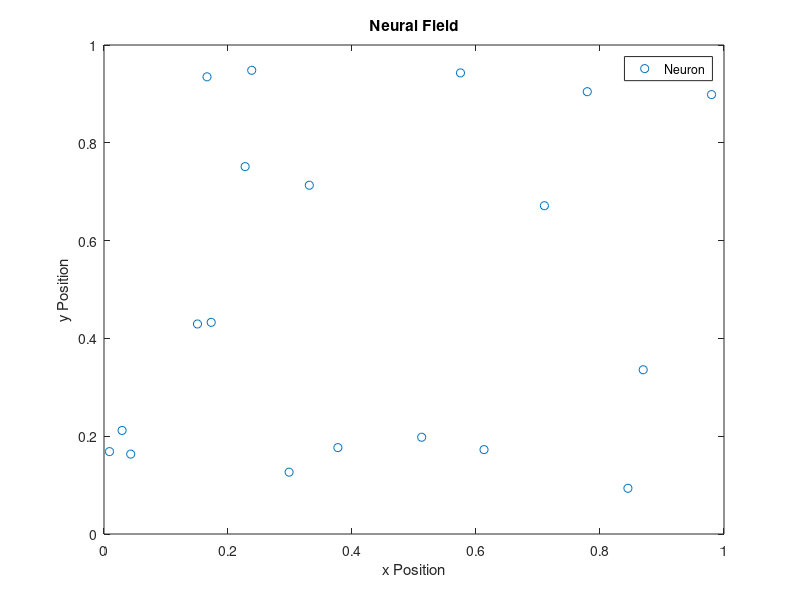
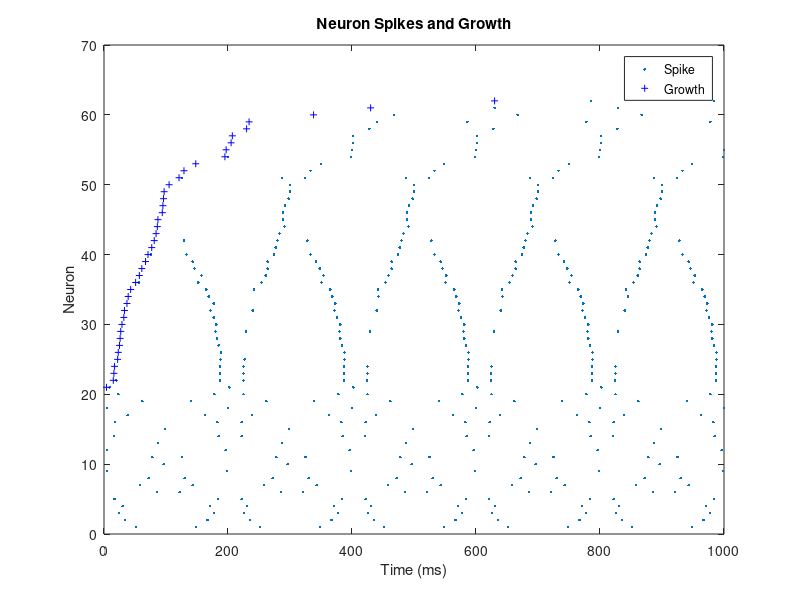

Reproduce these figures in MATLAB, in order.
function stdc_sim() 
%stdc_sim() - Spike timing-dependent construction simulation
%
%  function [firings, growth, SNN, inputParam] = stdc_sim() 
%  Uncomment alternative function and comment out 'function stdc_sim()' to 
%  get optional simulation outputs.
%
%  This function is an example implementation of the 'spike timing-
%  dependent construction' (STDC) learning algorithm; a constructive 
%  approach to spike timing-dependent plasticity (STDP).  Starting with a 
%  minimal network (only input neurons), neurons and connection are 
%  constructed in response to the detection of temporally correlated input 
%  spikes.
%
%  In this example STDC is applied to a 2-dimensional random neural field 
%  that is excited by a vertical strip that travels cyclically across the 
%  field in both horizontal directions.  The output of this simulation are 
%  plots of the spatial location and the growth and firing of neurons.
%
%  Optional simulation outputs:
%   firings - matrix of spike time and neuron index
%   growth - matrix of growth time and neuron index
%   SNN - a data structure containing the spiking neural network
%     parameters (Izhikevich model)
%   inputParam - a data structure containing the input 

%  Author: Toby Lightheart
%  Date Last Modified: 09/12/2011
%  Contact: toby.lightheart@adelaide.edu.au
%  Institution: School of Mechanical Engineering,
%        University of Adelaide, Australia

%% Initialize the simulation and algorithm variables

nMax = 100;         % Maximum number of neurons, default nMax = 100;
Ne = 20;            % Initial excitatory neurons, default Ne = 20;
n = Ne;             % Number of neurons

inputNeurons = [ones(n,1); zeros(nMax-n,1)];  % input neurons

firings = [];       % record of all spikes
growth = [];        % record growth of neurons

% Initialize spiking neural network
SNN = spiking_net_init();

% Initialize input parameters
inputParam = input_init(n);

% Initialize constructive algorithm
Tc = 10;            % time threshold for construction, default Tc = 10;

f = false(nMax,1);              % current active neurons
ft = -Tc*ones(nMax,1);          % time of last spike
C = get_binary_connections();   % binary matrix of network connections


%% Simulate spiking network with spike timing dependent construction (STDC)

TS = 1;             % time step of 1 ms - also used for input update
for t=1:TS:1000     % simulation of 1000 ms
    
    % update network
    spiking_net_update();
    
    % get neuron spike vector
    f = get_spikes(inputNeurons);       % binary vector of spikes
    
    % spike timing-dependent construction search
    ft = ft - f.*ft + f*t;      % update neuron spike time vector
    r = ft > (t-Tc);            % binary vector of 'recent' input spikes
    x = sum(1*((C*r - C*~r)==sum(r)));  % find connection combination
    
    if ~x
        % add the neuron to the network 
        create_neuron(r);
        
        % add to binary matrix of network connections
        C = get_binary_connections();
    end
end

% plot the neural field and the network growth and spikes
display_results();


%% Spiking neural network simulation and interface functions

% Spiking neural network initialisation
    function SNN = spiking_net_init()
        % SNN = spiking_net_init() - initialise the simulated 'SNN'
        %  Initialise a spiking neural network (SNN) using the 'simple 
        %  model' created by E. M. Izhikevich (2003)
        
        % 'regular spiking' neurons 
        %  default parameter values: a=0.02, b=0.2, c=-65, d=8        
        a=[0.02*ones(Ne,1);     zeros(nMax-n, 1)];  % Recovery rate
        b=[0.2*ones(Ne,1);      zeros(nMax-n, 1)];  % Recovery sensitivity
        c=[-65*ones(Ne,1);      zeros(nMax-n, 1)];  % Refractory reset
        d=[8*ones(Ne,1);        zeros(nMax-n, 1)];  % Refractory recovery

        S=[zeros(nMax, n)       zeros(nMax, nMax-n)]; % Synapse weights
        
        % initial membrane potential, default v=-65
        v=[-65*ones(n,1);       zeros(nMax-n,1)];   % Initial values of v
        u=b.*v;                                     % Initial values of u
        
        % Return the spiking neural network data structure 
        SNN = struct('a',a, 'b',b, 'c',c, 'd',d, 'S',S, 'v',v, 'u',u);
    end

% Spiking neural network input
    function in = spiking_net_input()
        % in = spiking_net_input() - generate spiking network input 'in'
        %  Interface function between spiking neural network and the 
        %  an input signal generation function: 
        %    in = update_input()
        
        in = update_input();
    end

% Spiking neural network update
    function spiking_net_update()
        % spiking_net_update() - update the SNN for a single time step
        %  Update spiking neural network data (stored in 'SNN') using the 
        %  'simple model' created by E. M. Izhikevich (2003)
        
        % neuron spike threshold potential
        SP_T = 30;  % default SP_T = 30;
        
        % update post-spike potentials
        s = (SNN.v >= SP_T);        % find neurons that have spiked
        SNN.v(s) = SNN.c(s);        % reduce potential to post-spike value
        SNN.u(s) = SNN.u(s) + SNN.d(s); % add refractoriness
        
        % update spiking network inputs
        I = spiking_net_input();
        I = [I; zeros(nMax-size(I,1),1)]+sum(SNN.S(:,s),2);
        
        % standard differential equation for neuron potential update
        %  (Izhikevich 2003): v' = 0.04*v^2 + 5*v + 140 - u + I
        %  Izhikevich implements 0.5 ms step for numerical stability 
        SNN.v = SNN.v+0.5*(0.04*SNN.v.^2+5*SNN.v+140-SNN.u+I);    
        SNN.v = SNN.v+0.5*(0.04*SNN.v.^2+5*SNN.v+140-SNN.u+I);    
        
        % prevent unusual behaviour in empty network matrix locations
        SNN.v = SNN.v.*[ones(n,1); zeros(nMax-n,1)];
        
        % update refractoriness of neurons
        SNN.u = SNN.u+SNN.a.*(SNN.b.*SNN.v-SNN.u);      
        
        % store spikes for graphical output
        firings = [firings; t+0*find(s>0),find(s>0)];
    end

% Get network spikes from network
    function spikes = get_spikes(neurons)
        % spikes = get_spikes(neurons) - test if 'neurons' have spiked
        %  Return a binary vector 'spikes' indicating whether 
        %  input parameter 'neurons' have spiked

        % neuron spike threshold potential
        SP_T = 30;  % default SP_T = 30;

        spikes = (SNN.v).*neurons >= SP_T;  % return spikes
    end

% Get binary connections of the neural network
    function bin = get_binary_connections()
        % bin = get_binary_connections() - create a binary matrix of
        % SNN connections
        %  Find all network connections that are above the threshold and
        %  return them as a binary matrix 'bin'
        
        % synapse weight threshold
        SW_T = 0;   % default SW_T = 0;
        
        bin = 1*(SNN.S > SW_T);    % create a binary matrix of synapses > 0
    end
    
% Create a new spiking neuron with given connections
    function create_neuron(req)
        % create_neuron(req) - create a neuron with 'req' connections
        %  Create a neuron with connections from 'req' in spiking neural
        %  network 'SNN'
        
        % Initial weight constant to control total input to new neuron
        INIT_W = 40;    % default INIT_W = 40;
        
        if n<nMax        
            % increment the number of neurons
            n=n+1;      

            % add new attributes to neural network property vectors
            %  'regular spiking' neuron 
            %  default a=0.02, b=0.2, c=-65, d=8   
            SNN.a(n) = 0.02;    % Recovery rate
            SNN.b(n) = 0.2;     % Recovery sensitivity
            SNN.c(n) = -65;     % Refractory reset
            SNN.d(n) = 8;       % Refractory recovery
            
            % initial neuron potential and refractoriness
            %  set SNN.v(n)=0 for immediate spiking after creation
            SNN.v(n)= -65;      % Initial value of v, default SNN.v(n)=-65;
            SNN.u(n)= 0; %SNN.b(n).*SNN.v(n);   % Initial value of u

            % add new neuron connection weights to synapse matrix
            SNN.S(n,:) = INIT_W/sum(req).*req';
            
            % record growth for graphical output
            growth=[growth; t+0*n,n];
         end
     end
        
%% Neuron field with spatial input

 % initialize neural network input
    function [param] = input_init(numIn)
        % [param] = input_init(numIn) - initialise network input
        %  Initialise the spiking neural network input parameters 'param'
        %  for a given number of inputs 'numIn'
        
        % neuron field parameters
        field = gen_neuron_field(numIn);
        
        % line input parameters
        line = gen_input_line();
        
        % return field and line
        param.f = field;
        param.l = line;        
    end
    
 % generate a spatial representation of input neurons
    function field = gen_neuron_field(numIn)
        % field = gen_neuron_field(numIn) - generate a 2D field of neurons
        %  Generate a 2D spatial field of a total of 'numIn' neurons and
        %  return the 'field' parameters
        
        field.NUM = numIn;  % number of neurons
        field.SIZE = 1;     % size of the distribution area
        field.loc = field.SIZE*rand(numIn,2);   % randomise locations
    end

 % generate an activation pattern (line) for the neuron field
    function line = gen_input_line()
        % line = gen_input_line() - generate an excitatory input line 
        %  Create a finite width 'line' to operate as an activation region
   
        line.WI = 0.1;      % width of the input line, default 0.1
        line.SP = 0.01;     % speed line travels, default 0.01
        line.SL = [0; 0.1]; % slope of line [x; y], default [0; 0.1]
        line.DI = [1; 0];   % direction of movement [x; y], default [1; 0]

        line.ST = [0; 0];   % start/restart line location, default [0; 0]
        line.loc = line.ST; % initialise the location of the line [x; y]
    end

 % update the input neuron activation
    function [in] = update_input()
        % [in, inputParam] = update_input(inputParam) - Update network
        % input line position
        %  Update the input parameters 'inputParam' and neuron activation 
        %  'in'
        
        INC = 10;   % potential increase from input, default 10
        
        % update the location of the input line
        inputParam.l.loc = inputParam.l.loc ... 
                                + TS * inputParam.l.DI * inputParam.l.SP;

        % change input properties at t=500 - uncomment to observe effect of
        % changing input region orientation and direction
%         if t==500    
%             inputParam.l.SL = [0.1; 0];    % change line orientation
%             inputParam.l.DI = [0; 1];      % change line direction
%             inputParam.l.loc = inputParam.l.ST;    % change line location
%         end
        
        % reset line if exceeding field boundaries
        if any(inputParam.l.loc>inputParam.f.SIZE | inputParam.l.loc<[0;0])
            inputParam.l.DI = -inputParam.l.DI; % reverse line direction        
        end
        
        % calculate distance using two point description of line
        p1 = inputParam.l.loc;
        p2 = inputParam.l.loc + inputParam.l.SL;
        
        % calculate the distance of the neuron to the line
        dist = abs((p2(1)-p1(1))*(p1(2)-inputParam.f.loc(:,2)) ...
                        - (p2(2)-p1(2))*(p1(1)-inputParam.f.loc(:,1)));
        dist = dist/sqrt((p2(1)-p1(1))^2 + (p2(2)-p1(2))^2);
        
        % input to neurons that are within activation distance
        in = INC*(dist < inputParam.l.WI/2);
    end
        
%% Plot output from the operation of the constructive algorithm

    function display_results()
        % display_results() - Display results of the simulation
        %  Plot the spatial location of input neurons and the pattern of
        %  growth and activation in the network population
        
        % plot the spatial location of input neurons
        figure(1);
        cla;
        plot(inputParam.f.loc(:,1),inputParam.f.loc(:,2), 'o');
        title('Neural Field');
        ylabel('y Position');
        xlabel('x Position');
        legend('Neuron');
        
        % plot the timing and index of neuron spikes
        figure(2);
        hold off;
        if ~isempty(firings)
            plot(firings(:,1),firings(:,2),'.');
        end
        
        % plot the timing and index of neuron growth
        hold on;
        if ~isempty(growth)
            plot(growth(:,1),growth(:,2),'b+', 'MarkerSize', 5);
        end
        title('Neuron Spikes and Growth');
        ylabel('Neuron');
        xlabel('Time (ms)');
        legend('Spike', 'Growth');
    end

%% End of STDC
% Reference:
%   E. M. Izhikevich, �Simple model of spiking neurons,� IEEE Trans.
%   Neural Netw., vol. 14, no. 6, pp. 1569�1572, Nov. 2003.
end
